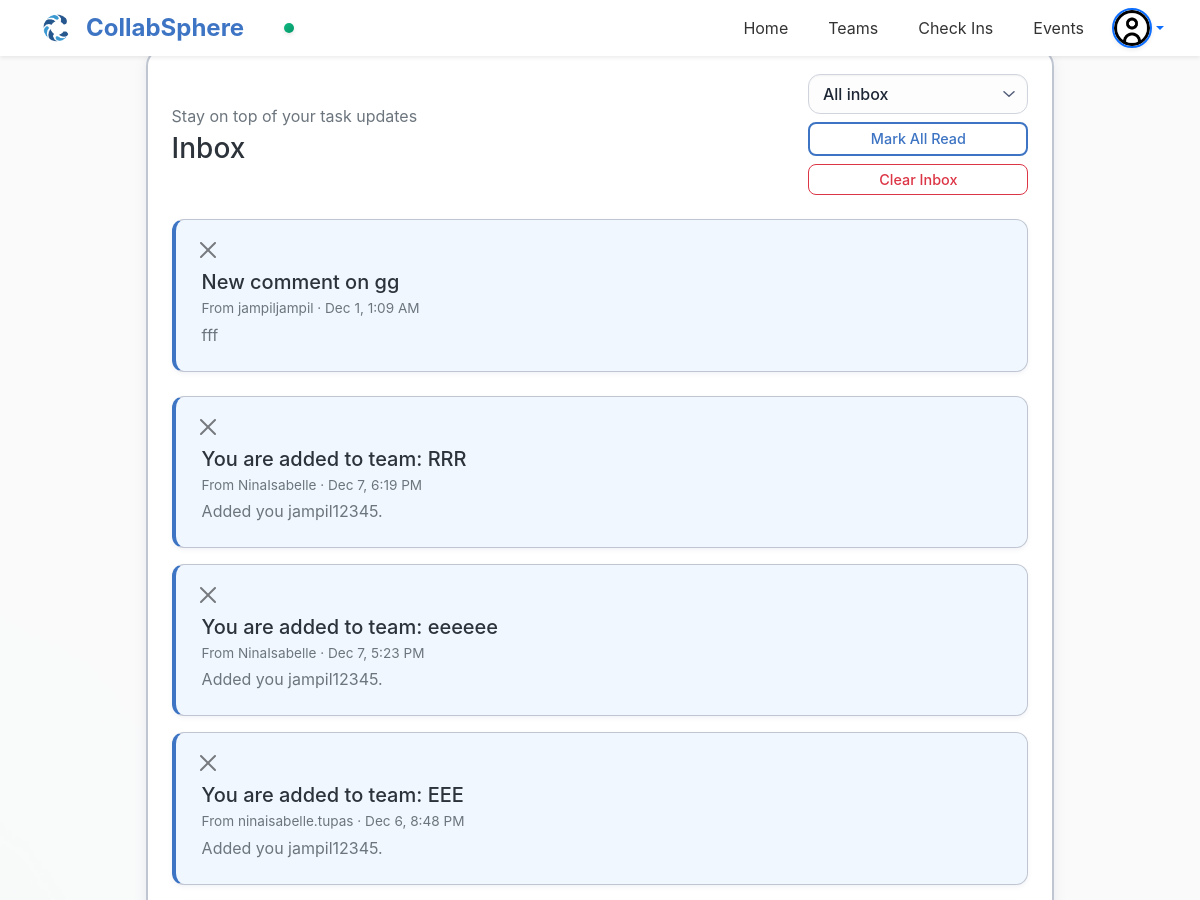
Page /notifications/ (signed in, upper part) on the earlier database version.
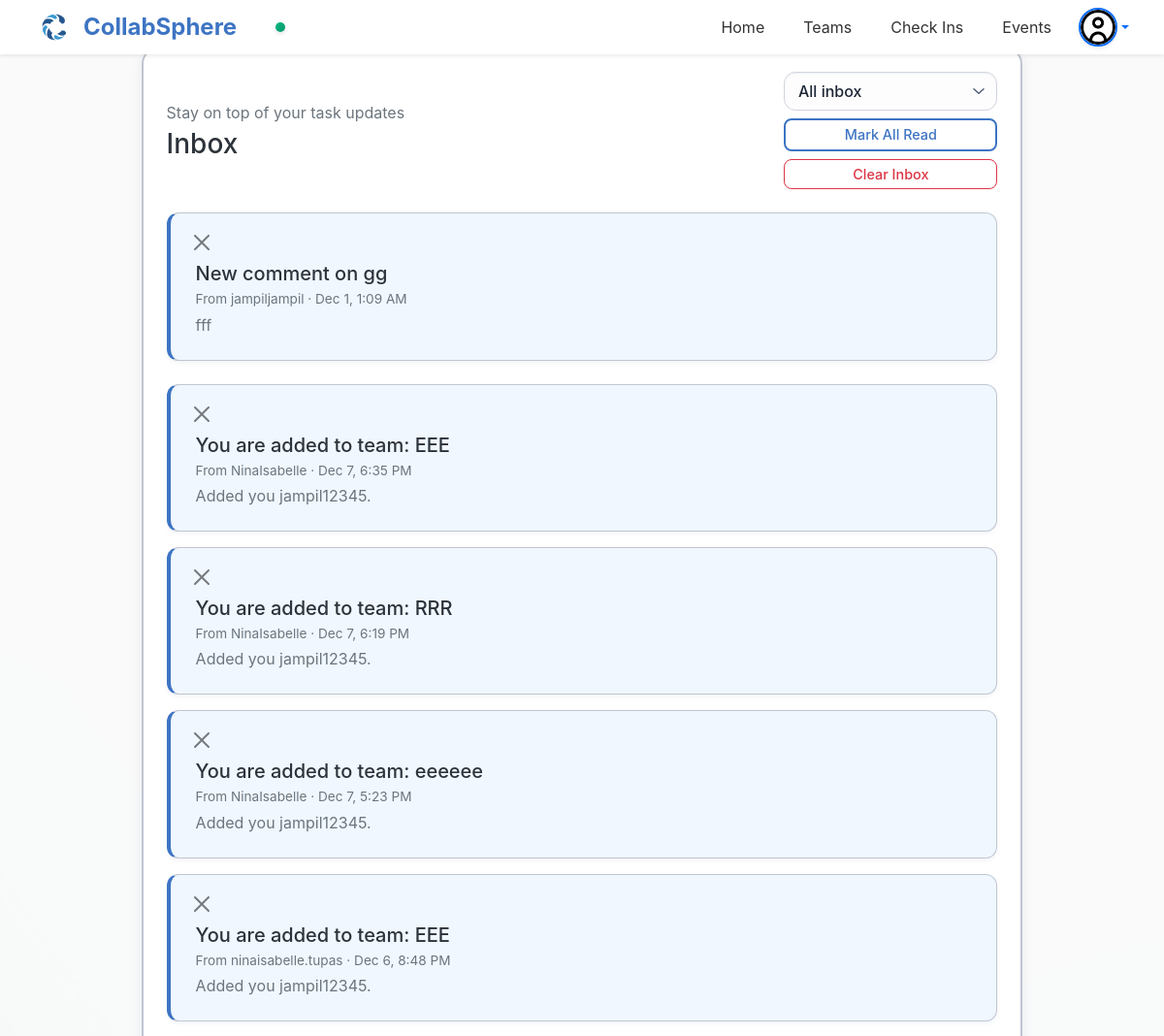
Same page on the later database version.
### notifications_app_collabsphere/models.py (models this page shows, shortened)
class Notification(models.Model):
    NOTIFICATION_TYPES = (
        ('task', 'Task Assignment'),
        ('team', 'Team Invitation'),
        ('event', 'Calendar Event'),
        ('comment', 'Task Comment'),
    )
    recipient = models.ForeignKey(User, on_delete=models.CASCADE, related_name='notifications')
    sender = models.ForeignKey(User, on_delete=models.SET_NULL, null=True, related_name='sent_notifications')
    notification_type = models.CharField(max_length=20, choices=NOTIFICATION_TYPES)
    title = models.CharField(max_length=255)
    message = models.TextField()
    description = models.TextField(null=True, blank=True)
    read = models.BooleanField(default=False)
    created_at = models.DateTimeField(auto_now_add=True)
    deadline = models.DateTimeField(null=True, blank=True)
    related_object_id = models.IntegerField(null=True)
    related_object_url = models.CharField(max_length=255, null=True, blank=True) # Added blank=True
    supabase_id = models.IntegerField(null=True, blank=True)
    class Meta:
        ordering = ['-created_at']

### registration_app_collabsphere/models.py (models this page shows, shortened)
class CustomUser(AbstractUser):
    supabase_id = models.CharField(max_length=255, unique=True, null=True, blank=True)

### notifications_app_collabsphere/views.py (the view)
# urls.py: path('', views.notifications_list, name='list'),
@login_required
def notifications_list(request):
    notifications = Notification.objects.filter(recipient=request.user).order_by('-created_at')
    event_join_notifications = Notification.objects.filter(
        recipient=request.user,
        notification_type='event'
    ).order_by('-created_at')[:10]
    categorized = {
        'task': [],
        'comment': [],
        'team': [],
        'event': [],
    }
    for notification in notifications:
        key = notification.notification_type or 'task'
        categorized.setdefault(key, []).append(notification)
    category_sections = [
        {
            'key': 'task',
            'title': 'Tasks',
            'description': 'Task assignments and status updates.',
            'accent_class': 'accent-task'
        },
        {
            'key': 'comment',
            'title': 'Comments',
            'description': 'New activity on your task discussions.',
            'accent_class': 'accent-comment'
        },
        {
            'key': 'team',
            'title': 'Teams',
            'description': 'Team invitations and membership updates.',
            'accent_class': 'accent-team'
        },
        {
            'key': 'event',
            'title': 'Events',
            'description': 'Calendar updates for your teams.',
            'accent_class': 'accent-event'
        },
    ]
    for section in category_sections:
        items = categorized.get(section['key'], [])
        section['items'] = items
        section['count'] = len(items)
    context = {
        'notifications': notifications,
        'categorized_notifications': categorized,
        'category_sections': category_sections,
        'event_join_notifications': event_join_notifications,
    }
    return render(request, 'notifications_list.html', context)

### admin_app_collabsphere/context_processors.py (called while the page is built, shortened)
def admin_stats(request):
    return {}

### collabsphere_app/context_processors.py (called while the page is built)
def user_profile(request):
    if not hasattr(request, 'user') or not getattr(request.user, 'is_authenticated', False):
        return {}
    user_id = request.session.get("user_ID")
    if not user_id:
        return {}
    try:
        response = supabase.table("user").select("*").eq("user_ID", int(user_id)).execute()
        user_data = response.data[0] if response.data else {}
    except Exception:
        user_data = {}
    return {
        "user_data": user_data
    }

### teams_app_collabsphere/models.py (called while the page is built, shortened)
    @staticmethod
    def get_user_teams(django_user):
        try:
            supabase_user_id = Team.get_supabase_user_id(django_user)
            if not supabase_user_id:
                return []
        except Exception as e:
            print(f"Error getting user teams: {e}")
            return []

    @staticmethod
    def get_active_team(django_user):
        try:
            supabase_user_id = Team.get_supabase_user_id(django_user)
            if not supabase_user_id:
                return None
        except Exception as e:
            print(f"Error getting active team: {e}")
            return None

    @staticmethod
    def initialize_active_team(django_user):
        try:
            current_active = Team.get_active_team(django_user)
            if current_active:
                return current_active['team_ID']
            teams = Team.get_user_teams(django_user)
            if teams and len(teams) > 0:
                first_team_id = teams[0]['team_ID']
                result = Team.set_active_team(django_user, first_team_id)
                if result.get('success'):
                    return first_team_id
            return None
        except Exception as e:
            print(f"Error initializing active team: {e}")
            return None

### notifications_app_collabsphere/templates/notifications_list.html (shortened to what this page needs)
{% extends "base_dashboard.html" %}
{% load static %}
{% block extra_css %}
<link rel="stylesheet" href="{% static 'css/notifications.css' %}?v=1.0">
{% endblock %}
{% block content %}
<div class="notifications-container">
    <div class="notifications-header">
        <div>
            <p class="subtitle text-muted mb-1">Stay on top of your task updates</p>
            <h2 class="mb-0">Inbox</h2>
        </div>
        <div class="header-actions">
            <div class="category-filter-control">
                <select id="category-filter" class="form-select category-select" aria-label="Filter notifications by category">
                    <option value="all" selected>All inbox</option>
                </select>
            </div>
            <button class="btn btn-outline-primary btn-sm" id="mark-all-btn">Mark All Read</button>
            <button class="btn btn-outline-danger btn-sm" id="clear-inbox-btn">Clear Inbox</button>
        </div>
    </div>
    {% if notifications %}
        <div class="notification-sections">
            {% for section in category_sections %}
                {% if section.items %}
                    <div class="notification-section-card" data-category="{{ section.key }}">
                        <div class="notifications-list">
                            {% for n in section.items %}
                                <div class="notification-item {% if not n.read %}unread{% endif %}" data-id="{{ n.id }}">
                                    <button type="button" class="btn-close remove-notification" aria-label="Dismiss" data-id="{{ n.id }}"></button>
                                    <div class="notification-content" data-bs-toggle="modal" data-bs-target="#notifModal{{ n.id }}">
                                        <h5 class="mb-1">{{ n.title }}</h5>
                                        <p class="meta mb-1">
                                            <small>From {{ n.sender.username|default:"System" }} · {{ n.created_at|date:"M j, g:i A" }}</small>
                                        </p>
                                        <p class="text-muted mb-0">{{ n.message }}</p>
                                    </div>
                                </div>
                            {% endfor %}
                        </div>
                    </div>
                {% endif %}
            {% endfor %}
        </div>
    {% else %}
        <div class="empty-state">
            <img src="{% static 'images/notifications-empty.svg' %}" alt="Inbox empty" class="empty-illustration">
            <p class="text-muted">Your inbox is empty. Task alerts will land here as your team collaborates.</p>
        </div>
    {% endif %}
</div>
{% endblock %}

### collabsphere_app/templates/base_dashboard.html (shortened to what this page needs)
<!DOCTYPE html>
<html lang="en">
<head>
    <link href="https://cdn.jsdelivr.net/npm/bootstrap@5.3.0/dist/css/bootstrap.min.css" rel="stylesheet">
    <link href="https://cdnjs.cloudflare.com/ajax/libs/font-awesome/6.0.0/css/all.min.css" rel="stylesheet">
    {% load static %}
    <link href="{% static 'css/notifications.css' %}" rel="stylesheet">
    <link href="{% static 'css/toast-notifications.css' %}" rel="stylesheet">
    {% block extra_css %}{% endblock %}
</head>
<body>
    <nav class="navbar navbar-light bg-light shadow-sm px-4">
        <div class="container-fluid">
            <img src="{% static 'images/logo.png' %}" alt="CollabSphere Logo" style="height:40px; margin-right:10px;">
            <div style="margin-right: 40px; font-size: 1.5rem; font-weight: bold; color: #3D74C3;">CollabSphere</div>
            <div class="active-team" style="
                transition: all 0.3s ease;
                box-shadow: 0 2px 4px rgba(0,0,0,0.1);
                border-radius: 10px;
                padding: 5px;
                color: #FAFBFB;
                margin-right: 40px;
                font-size: 1.0rem;
                font-weight: bold;
                cursor: default;
                background: linear-gradient(135deg, #10b981 0%, #059669 100%);
            "
            onmouseover="this.style.background='linear-gradient(135deg, #059669 0%, #047857 100%)'; this.style.transform='translateY(-1px)'; this.style.boxShadow='0 4px 8px rgba(0,0,0,0.15)'"
            onmouseout="this.style.background='linear-gradient(135deg, #10b981 0%, #059669 100%)'; this.style.transform='translateY(0)'; this.style.boxShadow='0 2px 4px rgba(0,0,0,0.1)'">
            </div>
            <div class="d-flex align-items-center ms-auto">
                <a class="nav-link me-3" href="{% url 'home' %}">Home</a>
                <a class="nav-link me-3" href="{% url 'teams' %}">Teams</a>
                <a class="nav-link me-3" href="{% url 'wellbeing_dashboard' %}">Check Ins</a>
                <a class="nav-link me-3" href="{% url 'events_calendar' %}">Events</a>
                <div class="dropdown">
                    <a href="#" class="d-flex align-items-center text-decoration-none dropdown-toggle" id="userMenu" data-bs-toggle="dropdown" aria-expanded="false">
                        {% load static %}
                        <img id="profile-img"
                            src="{% if user_data.profile_picture %}{{ user_data.profile_picture }}{% else %}{% static 'images/circle-user.png' %}{% endif %}"
                            alt="Profile Image"
                            class="rounded-circle border border-2 border-primary shadow-sm"
                            width="40" height="40"
                            style="object-fit: cover; cursor: pointer; "
                            onerror="this.onerror=null; this.src='/static/images/circle-user.png'">
                    </a>
                </div>
            </div>
        </div>
    </nav>
    <div class="page-container">
        {% block content %}{% endblock %}
    </div>
</body>
</html>

### notifications_app_collabsphere/static/css/notifications.css (style rules this page uses)
:root { --primary-color: #2D333A; --secondary-color: #3D74C3; --bg-color: #FAFBFB; --card-border: #c0c6d1; --text-muted: #6c757d; }
body { margin: 0; padding: 0; min-height: 100vh; font-family: "Inter", sans-serif; color: var(--primary-color); }
body::after { padding: 0; margin: 0; content: ""; position: fixed; bottom: 0; left: 0; width: 100%; height: 100%; background: url("/static/images/bg.png") bottom / cover no-repeat; opacity: 0.60; z-index: -1; }
.notifications-container { padding-top: 0 auto; align-content: center; margin: 1rem auto; justify-content: center; width: calc(100% - 2rem); background: #fff; border-radius: 12px; border: 2px solid var(--card-border); box-shadow: 0 2px 8px rgba(129, 137, 176, 0.15); padding: 1rem; color: var(--primary-color); }
.notifications-header { justify-content: space-between; display: flex; flex-direction: column; gap: 0.75rem; margin-bottom: 1rem; }
.header-actions { display: flex; flex-direction: column; gap: 0.5rem; }
.category-filter-control { min-width: 220px; }
.category-select { border-radius: 12px; border: 1.5px solid #d0d5dd; background: #fdfdfd; color: #1d2635; font-weight: 500; height: 40px; padding: 0.35rem 2.5rem 0.35rem 0.85rem; box-shadow: inset 0 1px 2px rgba(16, 24, 40, 0.05); appearance: none; background-repeat: no-repeat; background-position: calc(100% - 0.75rem) center; background-size: 12px; }
.notifications-header h2 { font-size: 1.25rem; margin: 0; }
.notifications-list { margin-top: 1rem; }
.notification-item { padding: 0.875rem; border: 1px solid var(--card-border); border-radius: 10px; margin-bottom: 0.75rem; background-color: #fff; transition: all 0.3s ease; box-shadow: 0 2px 4px rgba(129, 137, 176, 0.1); }
.notification-item.unread { background-color: #f0f7ff; border-left: 3px solid var(--secondary-color); }
.notification-content { cursor: pointer; padding: 0.25rem; }
.notification-content small { color: var(--text-muted); font-size: 0.75rem; display: block; margin-top: 0.25rem; }
.btn { font-weight: 500; border-radius: 8px; transition: 0.2s ease-in-out; font-size: 0.875rem; }
.btn-outline-primary, .btn-outline-secondary { color: var(--secondary-color); border: 2px solid var(--secondary-color); background-color: transparent; }
.text-muted { color: var(--text-muted) !important; }
@media (min-width: 576px) { .notifications-container { width: 90%; padding: 1.25rem; border-radius: 14px; } }
@media (min-width: 576px) { .notifications-header { gap: 1rem; } }
@media (min-width: 576px) { .notifications-header h2 { font-size: 1.4rem; } }
@media (min-width: 576px) { .notification-item { padding: 1rem; margin-bottom: 0.875rem; } }
@media (min-width: 576px) { .notification-content small { font-size: 0.8rem; } }
@media (min-width: 768px) { .notifications-container { width: 85%; padding: 1.5rem; border-radius: 16px; box-shadow: 0 4px 12px rgba(129, 137, 176, 0.15); } }
@media (min-width: 768px) { .notifications-header { flex-direction: row; align-items: center; gap: 1.5rem; margin-bottom: 1.25rem; } }
@media (min-width: 768px) { .notifications-header h2 { font-size: 1.5rem; } }
@media (min-width: 768px) { .notifications-list { margin-top: 1.25rem; } }
@media (min-width: 768px) { .notification-item { padding: 1.125rem; margin-bottom: 1rem; border-radius: 12px; } }
@media (min-width: 768px) { .notification-item.unread { border-left-width: 4px; } }
@media (min-width: 768px) { .notification-content { padding: 0.375rem; } }
@media (min-width: 768px) { .notification-content small { font-size: 0.85rem; } }
@media (min-width: 768px) { .btn { font-size: 0.9rem; } }
@media (min-width: 992px) { .notifications-container { width: 80%; border-radius: 18px; } }
@media (min-width: 992px) { .notifications-header { gap: 2rem; } }
@media (min-width: 992px) { .notifications-header h2 { font-size: 1.75rem; } }
@media (min-width: 992px) { .notifications-list { margin-top: 1.5rem; } }
@media (min-width: 992px) { .notification-item { padding: 1.125rem 1.25rem; margin-bottom: 1rem; } }
@media (min-width: 992px) { .notification-content { padding: 0.375rem; } }
@media (min-width: 1200px) { .notifications-container { max-width: 1200px; } }

Differences in the rows shown:
added Notification: title "You are added to team: EEE", sender.username "NinaIsabelle", created_at "Dec 7, 6:35 PM", message "Added you jampil12345."
